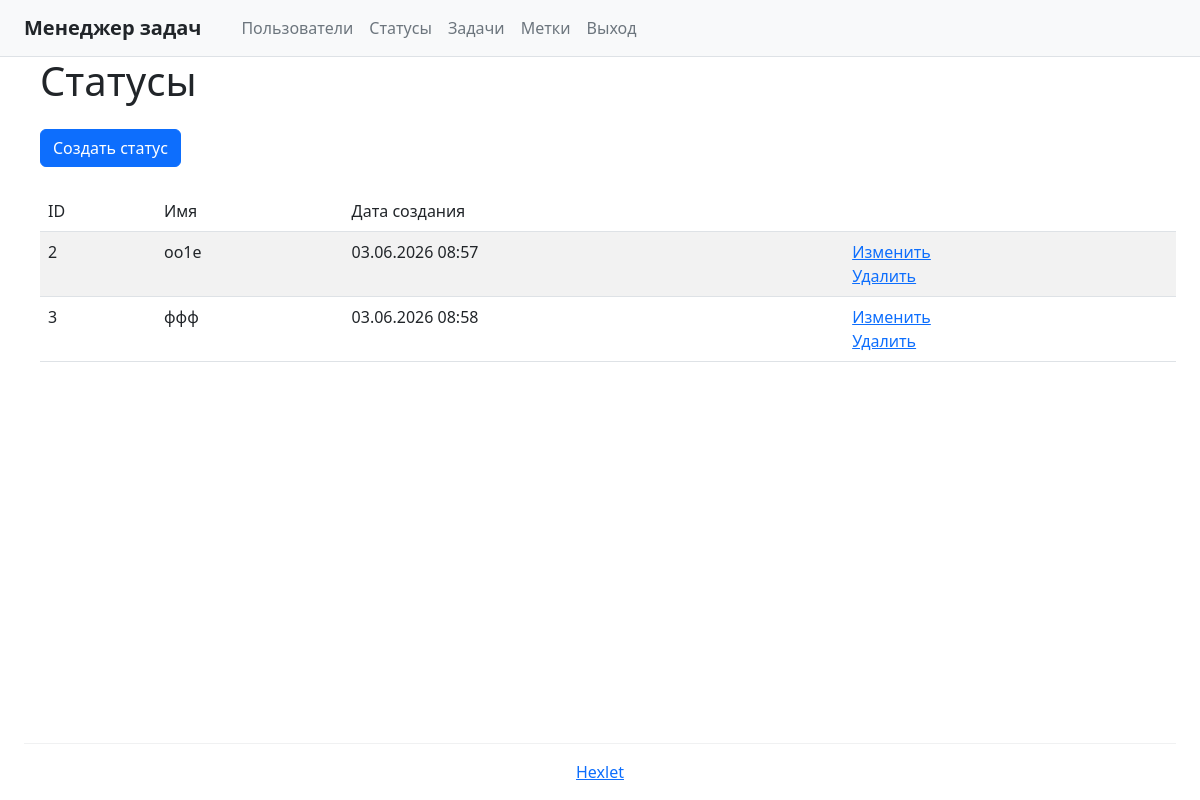
/statuses/ (signed in), run on an earlier commit of the app's database.
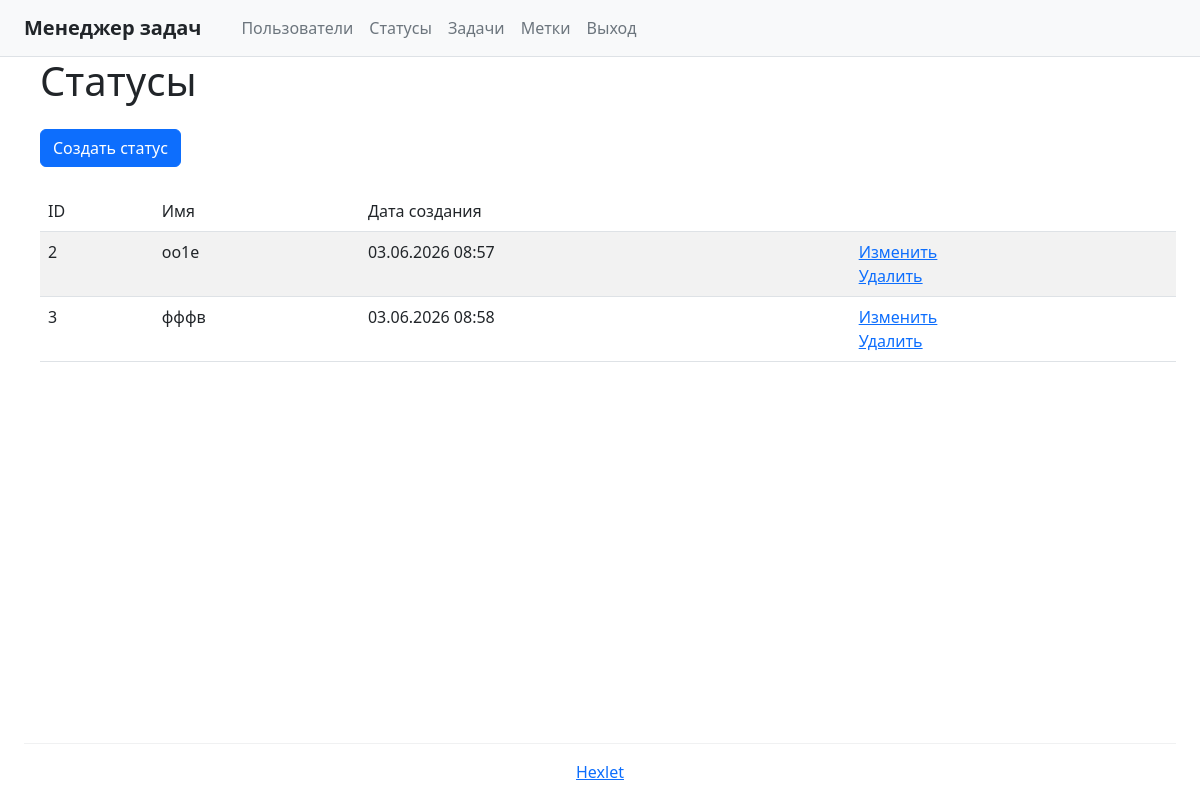
And on a later commit of the database.
### task_manager/models.py (models this page shows, shortened)
class Status(models.Model):
    name = models.CharField(max_length=100, unique=True, verbose_name='Имя')
    created_at = models.DateTimeField(default=timezone.now, verbose_name='Дата создания')
    class Meta:
        verbose_name = 'Статус'
        verbose_name_plural = 'Статусы'
        ordering = ['id']

### task_manager/views.py (the view)
# urls.py: path('statuses/', StatusListView.as_view(), name='statuses'),
class StatusListView(LoginRequiredMixin, ListView):
    model = Status
    template_name = 'statuses.html'
    context_object_name = 'statuses'

### templates/statuses.html
{% extends 'base.html' %}
{% block content %}
<div class="ms-3">
    <h1 class="fw-normal mb-4">Статусы</h1>
    <a href="{% url 'status_create' %}" class="btn btn-primary mb-4">Создать статус</a>
    <table class="table table-striped">
        <thead>
            <tr>
                <th class="fw-normal">ID</th>
                <th class="fw-normal">Имя</th>
                <th class="fw-normal">Дата создания</th>
                <th class="fw-normal"></th>
            </tr>
        </thead>
        <tbody>
            {% for status in statuses %}
            <tr>
                <td>{{ status.id }}</td>
                <td>{{ status.name }}</td>
                <td>{{ status.created_at|date:"d.m.Y H:i" }}</td>
                <td>
                    <div class="d-flex flex-column">
                        <a href="{% url 'status_update' status.pk %}" class="text-primary text-decoration-underline">Изменить</a>
                        <a href="{% url 'status_delete' status.pk %}" class="text-primary text-decoration-underline">Удалить</a>
                    </div>
                </td>
            </tr>
            {% empty %}
            <tr>
                <td colspan="4" class="text-center">Нет статусов</td>
            </tr>
            {% endfor %}
        </tbody>
    </table>
</div>
{% endblock %}

What changed in the data, as far as the page shows it:
changed Status id 3: name "ффф" → "фффв"
